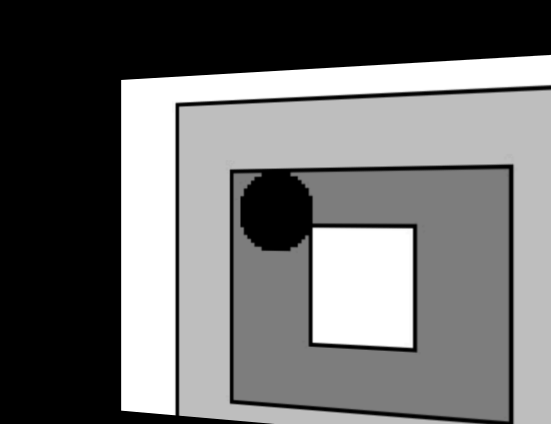
#> input picture transformed_aule_space.png, 551 x 424 px
$ python taskD.py
#> lines starting #> are read from the running program, lines starting #| are printed output that depends on the picture
#> in main, image is the input picture: shape (424, 551, 3); min 0, max 255, mean 110.9
import cv2
import numpy as np
import math
import os

def incremental_transform(image):
    h, w = image.shape[:2]
#> h = 424; w = 551

    original_pts = np.float32([
        [0, 0],
        [w, 0],
        [0, h],
        [w, h]
    ])
#> original_pts = [[0, 0], [551, 0], [0, 424], [551, 424]]


    x_left = 45
    y_left = 20
    x_right = 10
    y_right = 25

    new_pts_right = np.float32([
        [x_left, y_left],
        [w+x_right, -y_right],
        [x_left, h - y_left],
        [w+x_right, h + y_right]
    ])

    N_transform = 10

    intermediate_images = []

    for k in range(N_transform + 1):
        t = k / N_transform

        new_pts_k = (1 - t) * new_pts_right + t * original_pts
        new_pts_k = new_pts_k.astype(np.float32)

        H_k = cv2.getPerspectiveTransform(new_pts_right, new_pts_k)

        warped = cv2.warpPerspective(image, H_k, (w, h))

        warped_rgb = cv2.cvtColor(warped, cv2.COLOR_BGR2RGB)
        intermediate_images.append(warped_rgb)
#> this loop made 11 passes
#> pass 2, in incremental_transform, `warped = cv2.warpPerspective(image, H_k, (w, h))`:
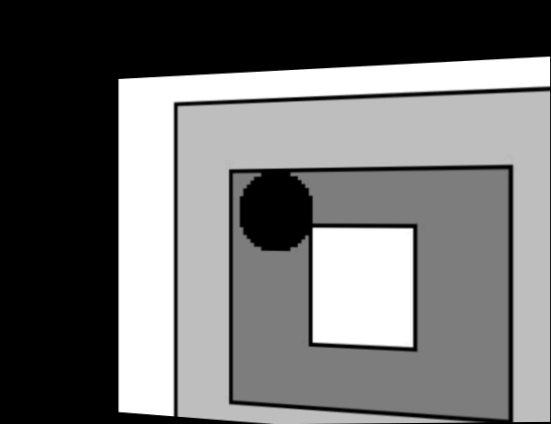
#> warped: shape (424, 551, 3); min 0, max 255, mean 111.3
#> pass 3, in incremental_transform, `warped = cv2.warpPerspective(image, H_k, (w, h))`:
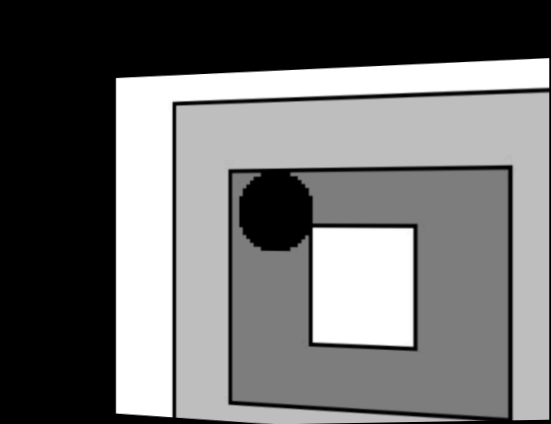
#> warped: shape (424, 551, 3); min 0, max 255, mean 111.7
#> after the loop:
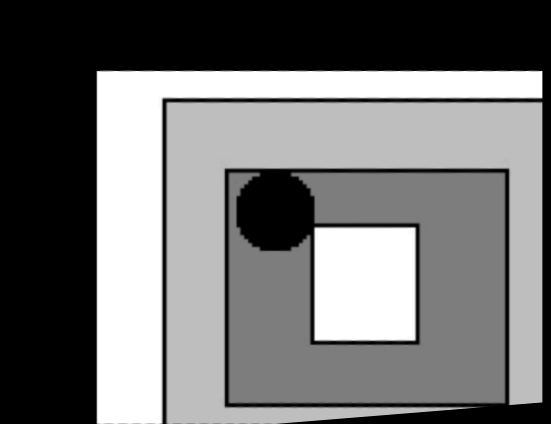
#> warped: shape (424, 551, 3); min 0, max 255, mean 114.2
#> after the loop, intermediate_images = 11 items

    return intermediate_images

def main(image_path):
    output_folder = "intermediate_steps"
    os.makedirs(output_folder, exist_ok=True)

    image = cv2.imread(image_path)

    intermediate_images = incremental_transform(image)
#> intermediate_images = 11 items

    for i, img in enumerate(intermediate_images):
        output_path = os.path.join(output_folder, f"step_{i}.png")
        cv2.imwrite(output_path, cv2.cvtColor(img, cv2.COLOR_RGB2BGR))

if __name__ == "__main__":
    transformed_path = "transformed_aule_space.png"
    main(transformed_path)

$ run again, with aule_space.png copied over transformed_aule_space.png
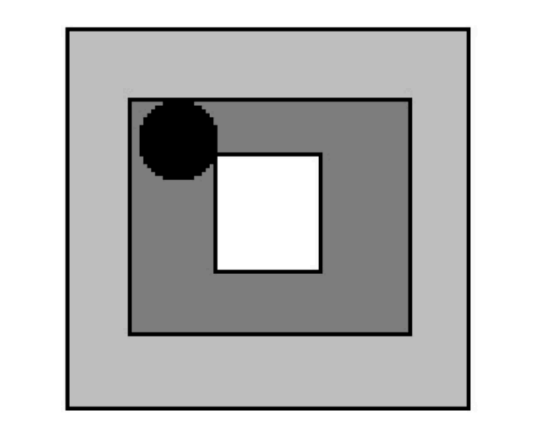
#> input picture aule_space.png, 551 x 424 px
#> in main, image is the input picture: shape (424, 551, 3); min 0, max 255, mean 188.4
#> the loop in incremental_transform, `for k in range(N_transform + 1):` made 11 passes
#> pass 3, in incremental_transform, `warped = cv2.warpPerspective(image, H_k, (w, h))`:
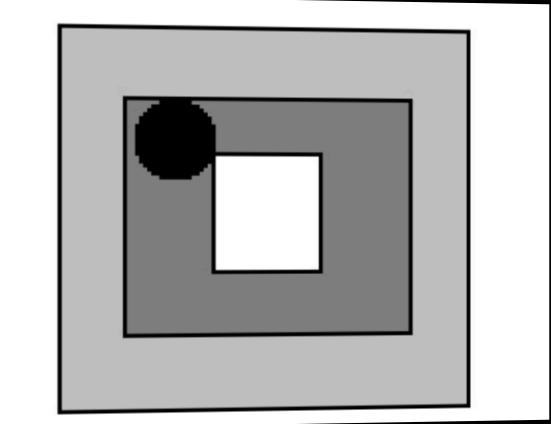
#> warped: shape (424, 551, 3); min 0, max 255, mean 184.9
#> after the loop in incremental_transform, `for k in range(N_transform + 1):`:
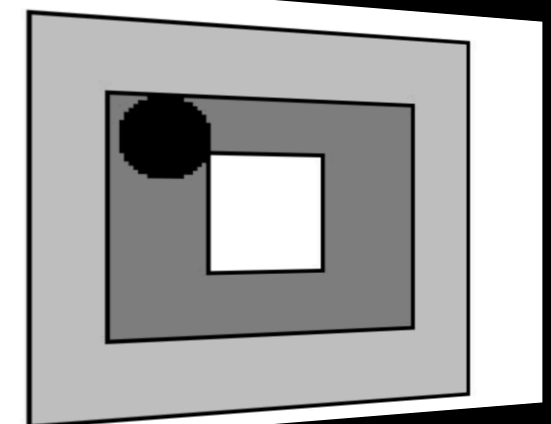
#> warped: shape (424, 551, 3); min 0, max 255, mean 171
#> after the loop in incremental_transform, `for k in range(N_transform + 1):`: intermediate_images = 11 items
#> the loop in main, `for i, img in enumerate(intermediate_images):` made 11 passes

$ run again, with rotated_image.png copied over transformed_aule_space.png
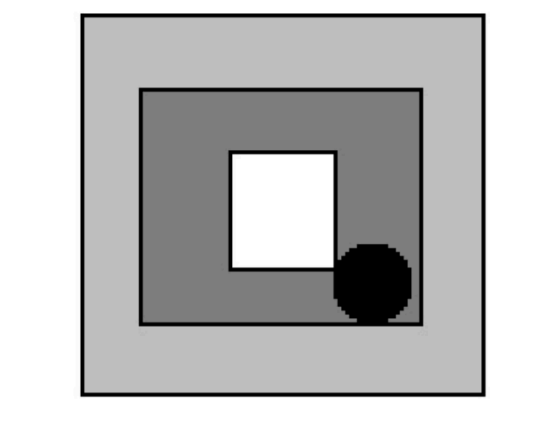
#> input picture rotated_image.png, 551 x 424 px
#> in main, image is the input picture: shape (424, 551, 3); min 0, max 255, mean 188.4
#> the loop in incremental_transform, `for k in range(N_transform + 1):` made 11 passes
#> pass 3, in incremental_transform, `warped = cv2.warpPerspective(image, H_k, (w, h))`:
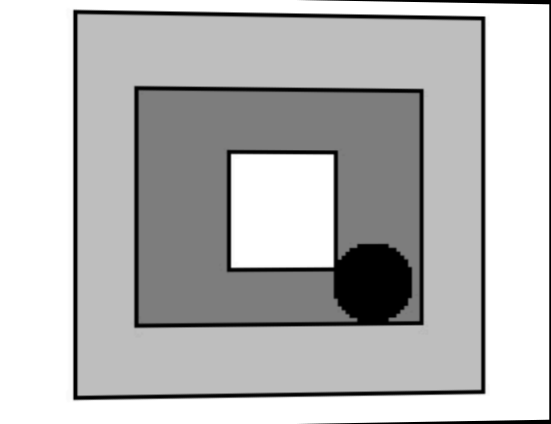
#> warped: shape (424, 551, 3); min 0, max 255, mean 185.3
#> after the loop in incremental_transform, `for k in range(N_transform + 1):`:
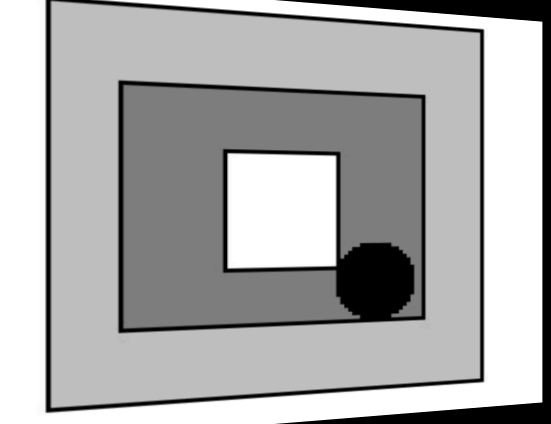
#> warped: shape (424, 551, 3); min 0, max 255, mean 172.8
#> after the loop in incremental_transform, `for k in range(N_transform + 1):`: intermediate_images = 11 items
#> the loop in main, `for i, img in enumerate(intermediate_images):` made 11 passes
